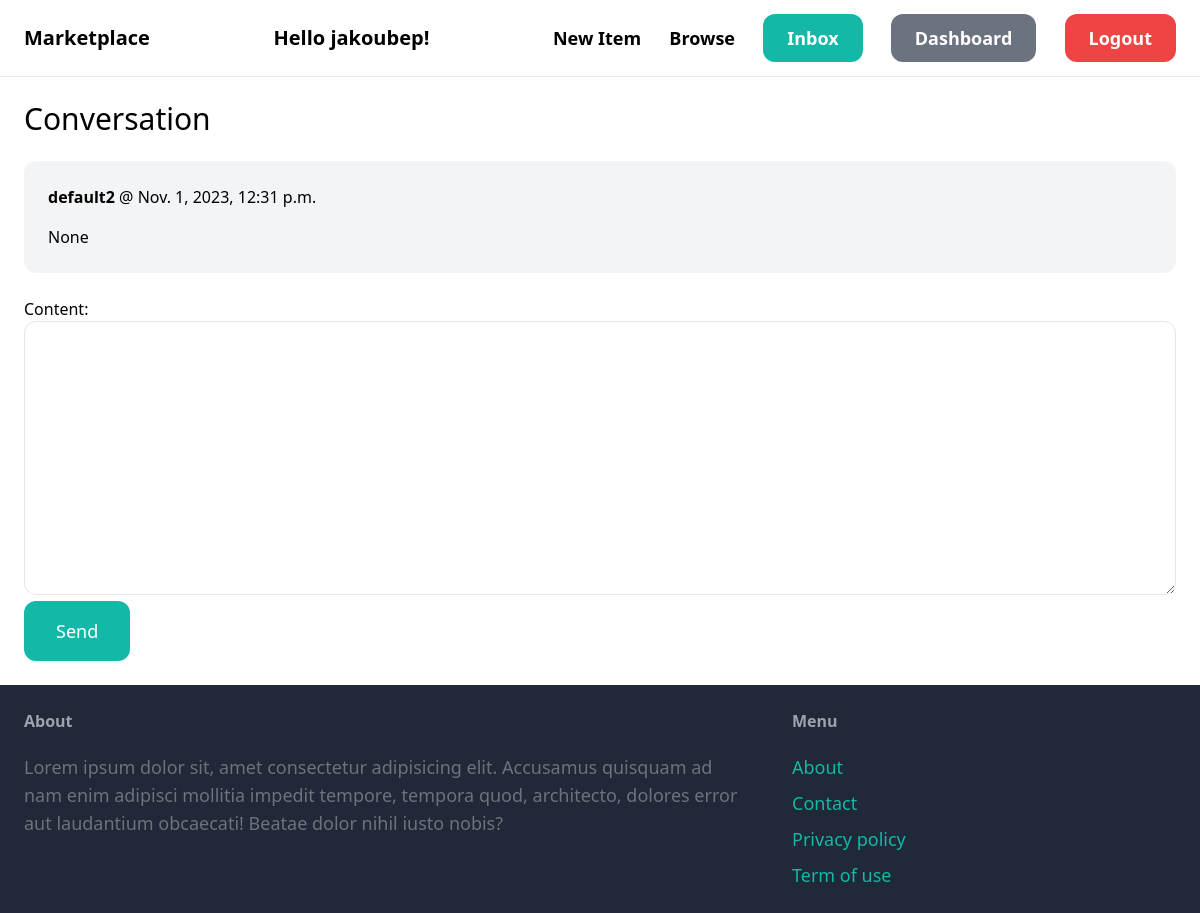
Screenshot of /inbox/7/ (signed in) with the database file from the repository.
### conversation/models.py (models this page shows)
class ConversationMessage(models.Model):
    conversation = models.ForeignKey(Conversation, related_name='messages', on_delete=models.CASCADE)
    content = models.TextField()
    created_at = models.DateTimeField(auto_now_add=True)
    created_by = models.ForeignKey(User, related_name='created_messages', on_delete=models.CASCADE)

### conversation/views.py (the view)
# urls.py: path('<int:pk>/', views.detail, name='detail'),
@login_required
def detail(request, pk):
    conversation = Conversation.objects.filter(members__in=[request.user.id]).get(pk=pk)
    if request.method == 'POST':
        form = ConversationMessageForm(request.POST)
        if form.is_valid():
            conversation_message = form.save(commit=False)
            conversation_message.conversation = conversation
            conversation_message.created_by = request.user
            conversation_message.save()
            conversation.save()
            return redirect('conversation:detail', pk=pk)
    else:
        form = ConversationMessageForm()
    return render(request, 'conversation/detail.html', {
        'conversation': conversation,
        'form': form
    })

### conversation/forms.py
class ConversationMessageForm(forms.ModelForm):
    class Meta:
        model = ConversationMessage
        fields = ('content',)
        widgets = {
            'content': forms.Textarea(attrs={
                'class': 'w-full py-4 px-6 rounded-xl border'
            })
        }

### conversation/templates/conversation/detail.html (shortened to what this page needs)
{% extends 'core/base.html' %}
{% block content %}
<h1 class="mb-6 text-3xl">Conversation</h1>
<div class="space-y-6">
    {% for message in conversation.messages.all %}
        <div class="p-6 flex {% if message.created_by == request.user %}bg-blue-100{% else %}bg-gray-100{% endif %} rounded-xl">
            <div>
                <p class="mb-4"><strong>{{ message.created_by.username }}</strong> @ {{ message.created_at }}</p>
                <p>{{ message.content }}</p>
            </div>
        </div>
    {% endfor %}
</div>
<form method="post" action="." class="mt-6">
    {{ form.as_p }}
    <button class="py-4 px-8 text-lg bg-teal-500 hover:bg-teal-700 rounded-xl text-white">Send</button>
</form>
{% endblock %}

### core/templates/core/base.html (shortened to what this page needs)
<!DOCTYPE html>
<html lang="en">
<head>
    <script src="https://cdn.tailwindcss.com"></script>
</head>
<body>
    <nav class="py-6 px-6 flex justify-between items-center border-b border-gray-200">
        <a href="/" class="text-xl font-semibold">Marketplace</a>
        <p class="text-xl font-bold">Hello {{user.username}}!</p>
        <div class="space-x-6">
            <a href="{% url 'item:new'%}" class="text-lg font-semibold hover:text-gray-500">New Item</a>
            <a href="{% url 'item:items' %}" class="text-lg font-semibold hover:text-gray-500">Browse</a>
            {% if request.user.is_authenticated %}
            <a href="{% url 'conversation:inbox' %}" class="px-6 py-3 text-lg font-semibold bg-teal-500 text-white rounded-xl hover:text-teal-700">Inbox</a>
            <a href="{% url 'dashboard:index' %}" class="px-6 py-3 text-lg font-semibold bg-gray-500 text-white rounded-xl hover:text-gray-700">Dashboard</a>
            <a href="{% url 'core:logout' %}" class="px-6 py-3 text-lg font-semibold bg-red-500 text-white rounded-xl hover:text-gray-700">Logout</a>
            {% else %}
            <a href="{% url 'core:signup' %}" class="px-6 py-3 text-lg font-semibold bg-teal-500 text-white rounded-xl hover:text-teal-700">Sign up</a>
            <a href="{% url 'core:login' %}" class="px-6 py-3 text-lg font-semibold bg-gray-500 text-white rounded-xl hover:text-gray-700">Login</a>
            {% endif %}
        </div>
    </nav>
    <div class="px-6 py-6">
        {% block content %}
        {% endblock %}
    </div>
    <footer class="py-6 px-6 flex justify-between bg-gray-800">
        <div class="w-2/3 pr-10">
            <h3 class="mb-5 font-semibold text-gray-400">About</h3>
            <p class="text-lg text-gray-500">Lorem ipsum dolor sit, amet consectetur adipisicing elit. Accusamus quisquam ad nam enim adipisci mollitia impedit tempore, tempora quod, architecto, dolores error aut laudantium obcaecati! Beatae dolor nihil iusto nobis?</p>
        </div>
        <div class="w-1/3">
            <h3 class="mb-5 font-semibold text-gray-400">Menu</h3>
            <ul class="space-y-2">
                <li><a href="#" class="text-lg text-teal-500 hover:text-teal-700">About</a></li>
                <li><a href="{% url 'core:contact' %}" class="text-lg text-teal-500 hover:text-teal-700">Contact</a></li>
                <li><a href="#" class="text-lg text-teal-500 hover:text-teal-700">Privacy policy</a></li>
                <li><a href="#" class="text-lg text-teal-500 hover:text-teal-700">Term of use</a></li>
            </ul>
        </div>
    </footer>
</body>
</html>

### rows the page displays
ConversationMessage: created_by.username "default2", created_at "Nov. 1, 2023, 12:31 p.m.", content "None"

### other values shown
{{ user.username }} "jakoubep"
